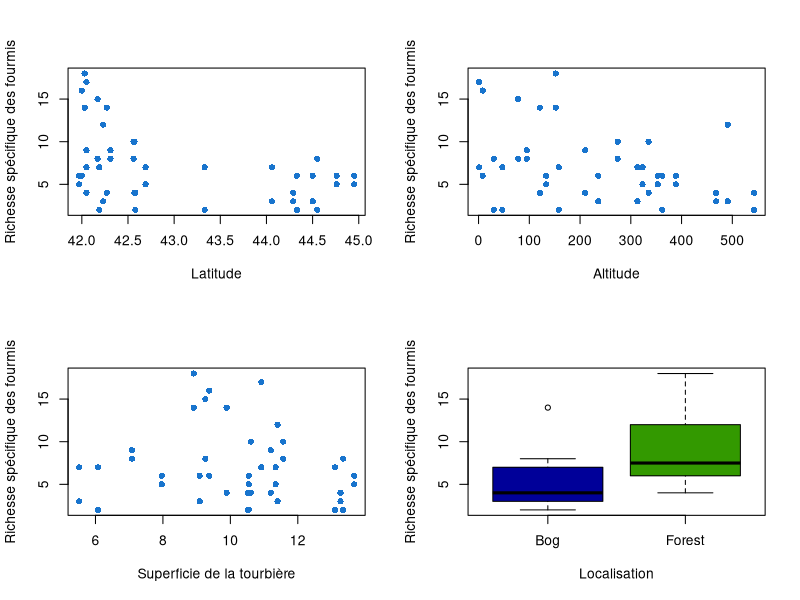

This figure's R source:
## ---- chunk 1
#importation
dataAnts <- read.table("BogAnts.txt", dec=".", header = TRUE)

#Passer la localisation en facteur 
dataAnts$Location<-as.factor(dataAnts$Location)

#vérification du type des variables 
str(dataAnts)
## ---- chunk 2
#Ligne ajouté qui sera supprimée, c'est juste pour avoir les données correctes
par(mfrow=c(1,3))

dataAnts$LogArea<-log(dataAnts$Area)

## ---- chunk 3

par(mfrow=c(2,2))

# Pour la variable Latitude
plot(dataAnts$Nsp~dataAnts$Latitude,pch=16,col='dodgerblue3',xlab='Latitude',ylab='Richesse spécifique des fourmis')

# Pour la variable Altitude
plot(dataAnts$Nsp~dataAnts$Elevation,pch=16,col='dodgerblue3',xlab='Altitude',ylab='Richesse spécifique des fourmis')

# Pour la variable Superficie de la tourbière
plot(dataAnts$Nsp~dataAnts$LogArea,pch=16,col='dodgerblue3',xlab='Superficie de la tourbière',ylab='Richesse spécifique des fourmis')

# Pour la variable Localisation
boxplot(dataAnts$Nsp~dataAnts$Location, varwidth = TRUE, ylab = "Richesse spécifique des fourmis", xlab = "Localisation", col=c('#000099','#339900'), main = "")
